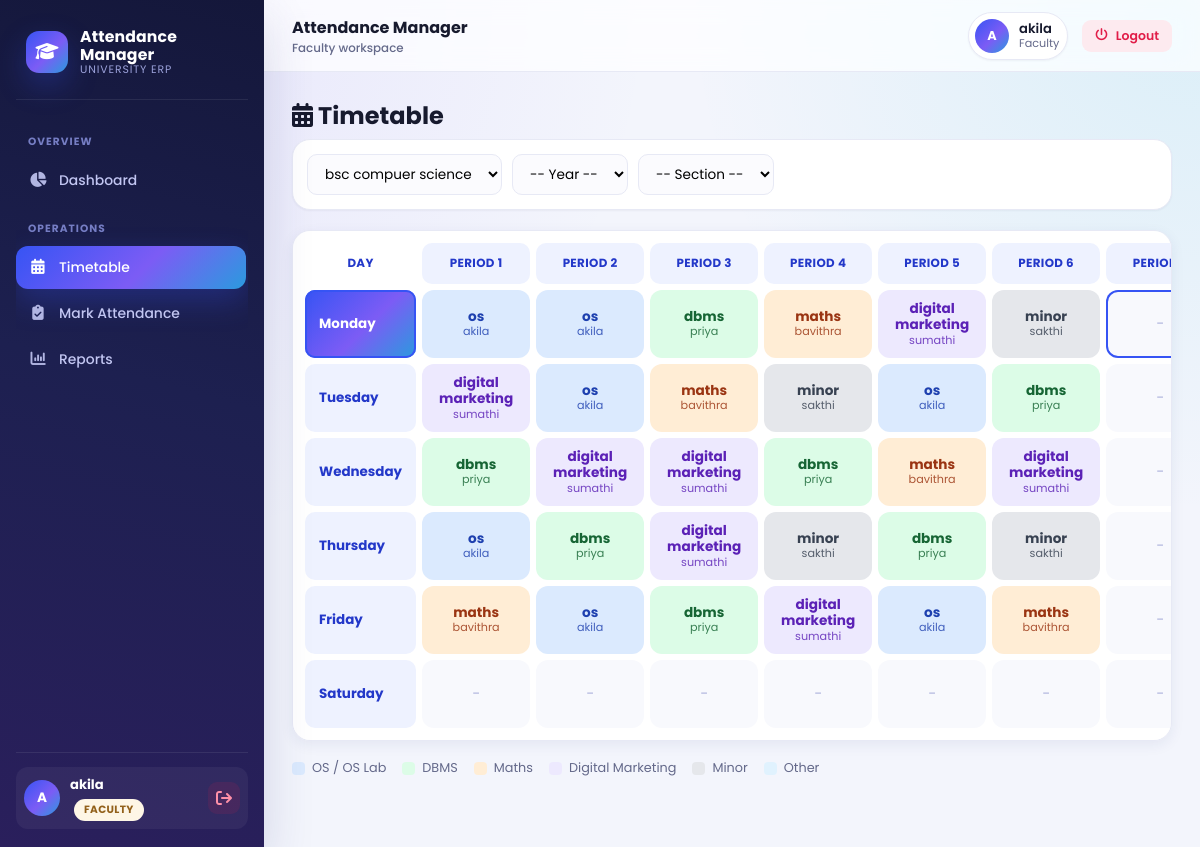
Page /timetable (signed in) on the committed database.
### tables this page shows
CREATE TABLE subjects (
                id INTEGER PRIMARY KEY AUTOINCREMENT,
                name TEXT NOT NULL,
                code TEXT,
                department_id INTEGER,
                year INTEGER,
                created_at TEXT DEFAULT (datetime('now')),
                FOREIGN KEY (department_id) REFERENCES departments (id) ON DELETE SET NULL
            );

CREATE TABLE faculty (
                id INTEGER PRIMARY KEY AUTOINCREMENT,
                name TEXT NOT NULL,
                email TEXT,
                phone TEXT,
                department_id INTEGER,
                username TEXT UNIQUE NOT NULL,
                password_hash TEXT NOT NULL,
                created_at TEXT DEFAULT (datetime('now')),
                FOREIGN KEY (department_id) REFERENCES departments (id) ON DELETE SET NULL
            );

### app.py (the view)
@app.route("/timetable")
@role_required("admin", "faculty")
def timetable():
    departments = db.get_all_departments()
    department_id = request.args.get("department_id") or (departments[0]["id"] if departments else None)
    year = request.args.get("year") or None
    section = request.args.get("section") or None
    entries = db.get_timetable(department_id, year, section)
    sections = db.get_distinct_sections(department_id, year)
    grid = {day: {hour: None for hour in PERIODS} for day in DAYS_OF_WEEK}
    for e in entries:
        if e["day_of_week"] in grid and e["hour"] in grid[e["day_of_week"]]:
            grid[e["day_of_week"]][e["hour"]] = e
    return render_template(
        "timetable.html",
        entries=entries,
        grid=grid,
        days=DAYS_OF_WEEK,
        periods=PERIODS,
        departments=departments,
        years=YEARS,
        sections=sections,
        selected_department=int(department_id) if department_id else None,
        selected_year=int(year) if year else None,
        selected_section=section,
    )

### app.py (called while the page is built)
def role_required(*roles):
    def decorator(view_func):
        @wraps(view_func)
        def wrapped(*args, **kwargs):
            if "user_id" not in session:
                flash("Please log in to continue.", "warning")
                return redirect(url_for("login"))
            if session.get("role") not in roles:
                flash("You do not have permission to view that page.", "error")
                return redirect(url_for("dashboard"))
            return view_func(*args, **kwargs)
        return wrapped
    return decorator

@app.context_processor
def inject_user():
    return {
        "current_user": session.get("username"),
        "current_role": session.get("role"),
    }

### database.py (called while the page is built)
def get_db_connection():
    conn = sqlite3.connect(DB_PATH, timeout=DB_TIMEOUT_SECONDS)
    conn.row_factory = sqlite3.Row
    conn.execute("PRAGMA foreign_keys = ON")
    conn.execute(f"PRAGMA busy_timeout = {DB_TIMEOUT_SECONDS * 1000}")
    conn.execute("PRAGMA journal_mode = WAL")
    conn.execute("PRAGMA synchronous = NORMAL")
    return conn

def get_all_departments():
    conn = get_db_connection()
    try:
        rows = conn.execute("SELECT * FROM departments ORDER BY name ASC").fetchall()
    finally:
        conn.close()
    return rows

def get_distinct_sections(department_id=None, year=None):
    conn = get_db_connection()
    try:
        query = "SELECT DISTINCT section FROM students WHERE section IS NOT NULL AND section != ''"
        params = []
        if department_id:
            query += " AND department_id = ?"
            params.append(department_id)
        if year:
            query += " AND year = ?"
            params.append(year)
        query += " ORDER BY section ASC"
        rows = conn.execute(query, params).fetchall()
    finally:
        conn.close()
    return [r["section"] for r in rows]

### templates/timetable.html (shortened to what this page needs)
{% extends "base.html" %}
{% block content %}
<div class="page-header">
    <h1><i class="fa-solid fa-calendar-days"></i> Timetable</h1>
</div>
<form method="GET" class="filter-bar">
    <select name="department_id" onchange="this.form.submit()">
        {% for d in departments %}
        <option value="{{ d.id }}" {% if selected_department == d.id %}selected{% endif %}>{{ d.name }}</option>
        {% endfor %}
    </select>
    <select name="year" onchange="this.form.submit()">
        <option value="">-- Year --</option>
    </select>
    <select name="section" onchange="this.form.submit()">
        <option value="">-- Section --</option>
    </select>
</form>
{% if entries %}
<div class="timetable-grid-wrapper reveal">
    <table class="timetable-grid">
        <thead>
            <tr>
                <th class="tt-corner">Day</th>
                {% for p in periods %}
                <th>Period {{ p }}</th>
                {% endfor %}
            </tr>
        </thead>
        <tbody>
            {% for day in days %}
            <tr>
                <th class="tt-day">{{ day }}</th>
                {% for p in periods %}
                    {% set e = grid[day][p] %}
                    {% if e %}
                        {% set subj = (e.subject_name or "")|lower %}
                        {% if 'os lab' in subj or subj == 'os' or 'operating system' in subj %}
                            {% set subj_class = 'tt-subj-blue' %}
                        {% elif 'dbms' in subj or 'database' in subj %}
                            {% set subj_class = 'tt-subj-green' %}
                        {% elif 'math' in subj %}
                            {% set subj_class = 'tt-subj-orange' %}
                        {% elif 'digital marketing' in subj %}
                            {% set subj_class = 'tt-subj-purple' %}
                        {% elif 'minor' in subj %}
                            {% set subj_class = 'tt-subj-grey' %}
                        {% else %}
                            {% set subj_class = 'tt-subj-lightblue' %}
                        {% endif %}
                    <td class="tt-cell {{ subj_class }}">
                            <span class="tt-subject">{{ e.subject_name }}</span>
                            <span class="tt-faculty">{{ e.faculty_name }}</span>
                    </td>
                    {% else %}
                    <td class="tt-cell tt-cell-empty">-</td>
                    {% endif %}
                {% endfor %}
            </tr>
            {% endfor %}
        </tbody>
    </table>
</div>
<div class="tt-legend">
    <span class="tt-legend-item"><span class="tt-swatch tt-subj-blue"></span>OS / OS Lab</span>
    <span class="tt-legend-item"><span class="tt-swatch tt-subj-green"></span>DBMS</span>
    <span class="tt-legend-item"><span class="tt-swatch tt-subj-orange"></span>Maths</span>
    <span class="tt-legend-item"><span class="tt-swatch tt-subj-purple"></span>Digital Marketing</span>
    <span class="tt-legend-item"><span class="tt-swatch tt-subj-grey"></span>Minor</span>
    <span class="tt-legend-item"><span class="tt-swatch tt-subj-lightblue"></span>Other</span>
</div>
{% else %}
<p class="empty-state"><i class="fa-solid fa-calendar-xmark"></i><br>No Timetable Available. Please Add Timetable.</p>
{% endif %}
{% endblock %}

### rows in the picture
subjects: subject_name "os" "os" "os" "os" "os" "os" "os"
faculty: faculty_name "akila" "akila" "akila" "akila" "akila" "akila" "akila"
subjects: subject_name "dbms" "dbms" "dbms" "dbms" "dbms" "dbms" "dbms"
faculty: faculty_name "priya" "priya" "priya" "priya" "priya" "priya" "priya"
subjects: subject_name "maths" "maths" "maths" "maths" "maths"
faculty: faculty_name "bavithra" "bavithra" "bavithra" "bavithra" "bavithra"
subjects: subject_name "digital marketing" "digital marketing" "digital marketing" "digital marketing" "digital marketing" "digital marketing" "digital marketing"
faculty: faculty_name "sumathi" "sumathi" "sumathi" "sumathi" "sumathi" "sumathi" "sumathi"
subjects: subject_name "minor" "minor" "minor" "minor"
faculty: faculty_name "sakthi" "sakthi" "sakthi" "sakthi"

### other values in the picture
{{ current_user[0]|upper }} "A"
{{ current_user }} "akila"
{{ current_role|capitalize }} "FACULTY"
{{ current_role|capitalize }} "Faculty"
{{ p }} "1" "2" "3" "4" "5" "6"
{{ day }} "Monday" "Tuesday" "Wednesday" "Thursday" "Friday" "Saturday"
form field department_id "bsc compuer science"
